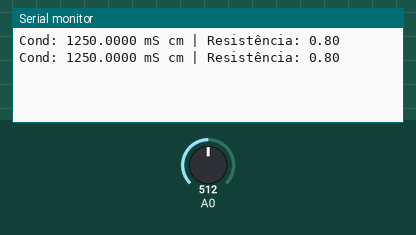
Recording of a sketch running on a simulated Arduino Uno, built with avr-gcc and run on an emulated ATmega328P. On the bench: the last lines printed to the serial monitor. Inputs (shaded band) come from the test bench; at power-on: A0 = 512.

Above: at 2.8 s.
2.9 s: A0 set to 0
At 4.7 s:
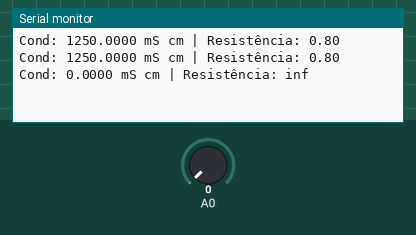
7.5 s: A0 set to 122
At 9.0 s:
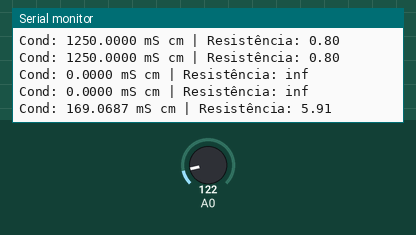

The sketch:

teixeira_artigo.ino
```cpp
float cond = 0.0;

void setup() {
  Serial.begin(9600);
}

void loop() {
  float val = analogRead(A0);
  float rc = 0.8;
  float resistencia = (rc * 1024.0) / float(val) - rc;
  float cond = (1/resistencia) * 1000;

      Serial.print("Cond: ");
      Serial.print(cond, 4);
      Serial.print(" mS cm");
      Serial.print(" | Resistência: ");
      Serial.print(resistencia);
      Serial.println(" ");

      delay(2000);
}
```

Measured:
- after the input at 2.9 s, the serial monitor: prints a new line after 1.1 s (image 1)
- after the input at 7.5 s, the serial monitor: prints a new line after 0.51 s (image 2)
